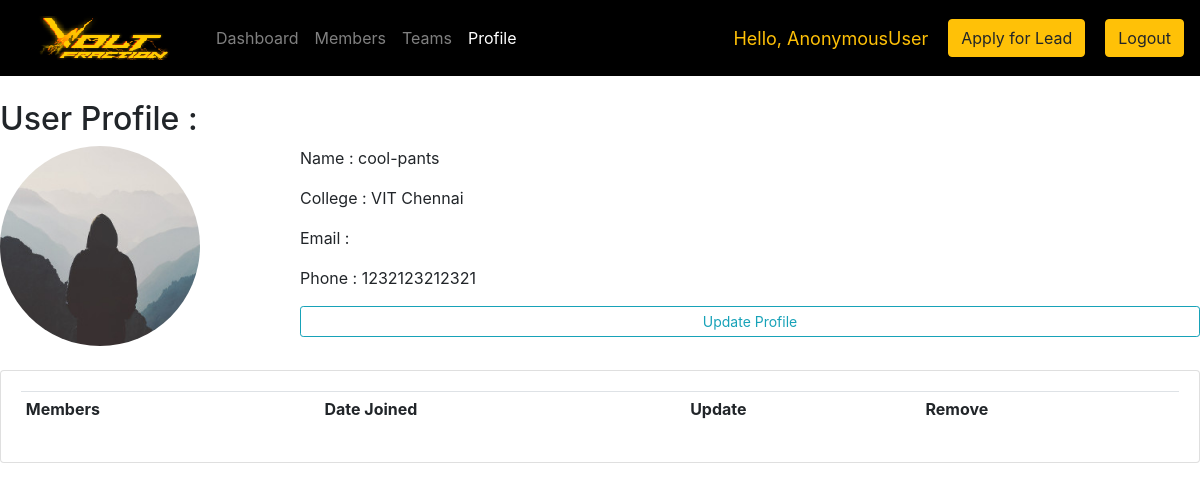
Page /userprofile/1/ on the committed database.
### accounts/models.py (models this page shows, shortened)
class Profile(models.Model):
	user = models.OneToOneField(User, on_delete=models.CASCADE)
	college = models.CharField(max_length=200, null=True, unique = True)
	phone = models.CharField(max_length=200, null=True, unique = True)
	adhaar = models.CharField(max_length=200, null=True, unique = True)
	image = models.ImageField(default='default.jpg', upload_to='profile_pics')
	is_apply = models.BooleanField(default=False)
	is_lead = models.BooleanField(default=False)

### accounts/views.py (the view)
# urls.py: path('userprofile/<str:pk_test>/', views.userprofile, name="userprofile"),
def userprofile(request, pk_test):
	user = User.objects.get(id=pk_test)
	profile = Profile.objects.get(user=user)
	members = Member.objects.filter(college=profile.college)
	context = {'user': user, 'profile':profile, 'members': members, 'var':"active"}
	return render(request,'accounts/userprofile.html',context);

### accounts/templates/accounts/userprofile.html (shortened to what this page needs)
{% extends 'accounts/main.html' %}
{% load crispy_forms_tags %}
{% block content %}
<br>
<div class="row">
	<div class="col-md">
		<div>
			<h2>User Profile :</h2>
		</div>
		<div class="media">
			<img class="rounded-circle account-img" src="{{profile.image.url}}" width="200" height="200">
			<div class="media-body">
				<p>  Name    : {{user.username}}</p>
				<p>  College : {{profile.college}}</p>
				<p>  Email   : {{user.email}}</p>
				<p>  Phone   : {{profile.phone}}</p>
				<a class="btn btn-outline-info  btn-sm btn-block" href="{% url 'updateuser' user.id %}">Update Profile</a>
			</div>
		</div>
	</div>
</div>
<br>
<div class="row">
	<div class="col-md">
		<div class="card card-body">
			<table class="table table-sm">
				<tr>
					<th>Members</th>
					<th>Date Joined</th>
					<th>Update</th>
					<th>Remove</th>
				</tr>
			</table>
		</div>
	</div>
</div>
<br>
{% endblock %}

### rows in the picture
Profile: image (placeholder picture), college "VIT Chennai", phone "1232123212321"

### other values in the picture
{{ request.user }} "AnonymousUser"
{{ user.username }} "cool-pants"
